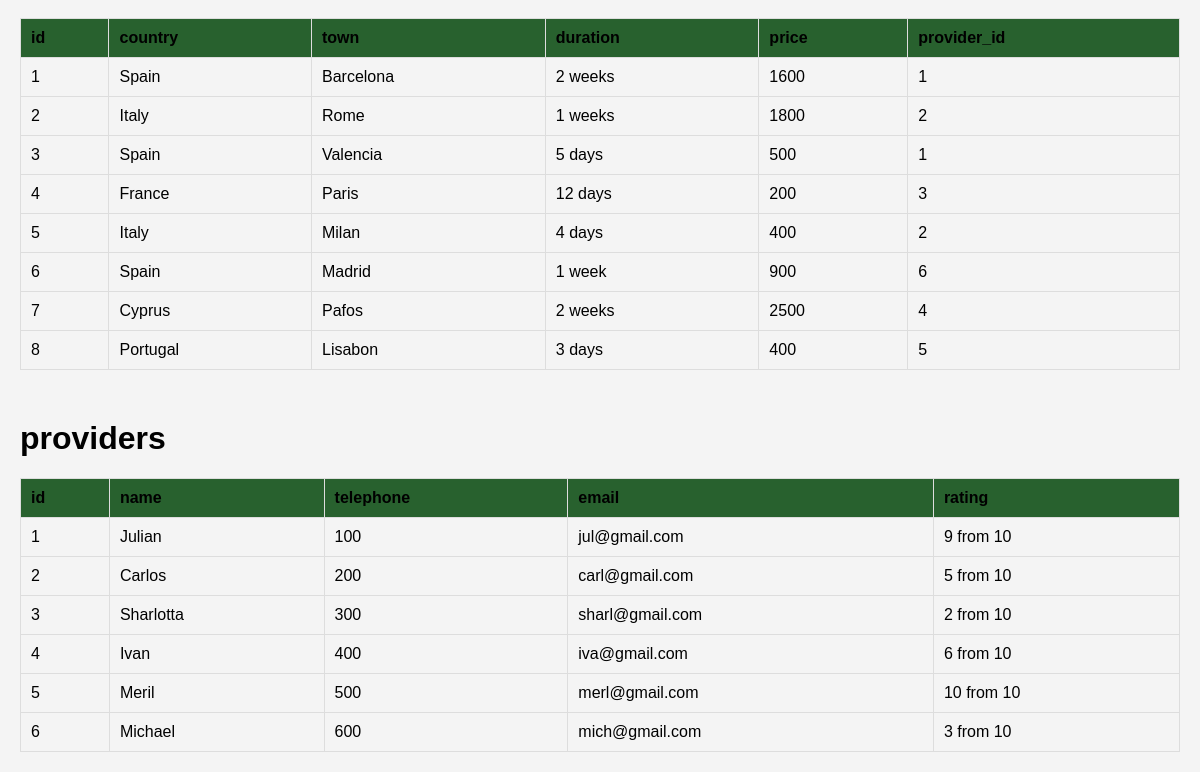
Before: / (lower part) with the older database file.
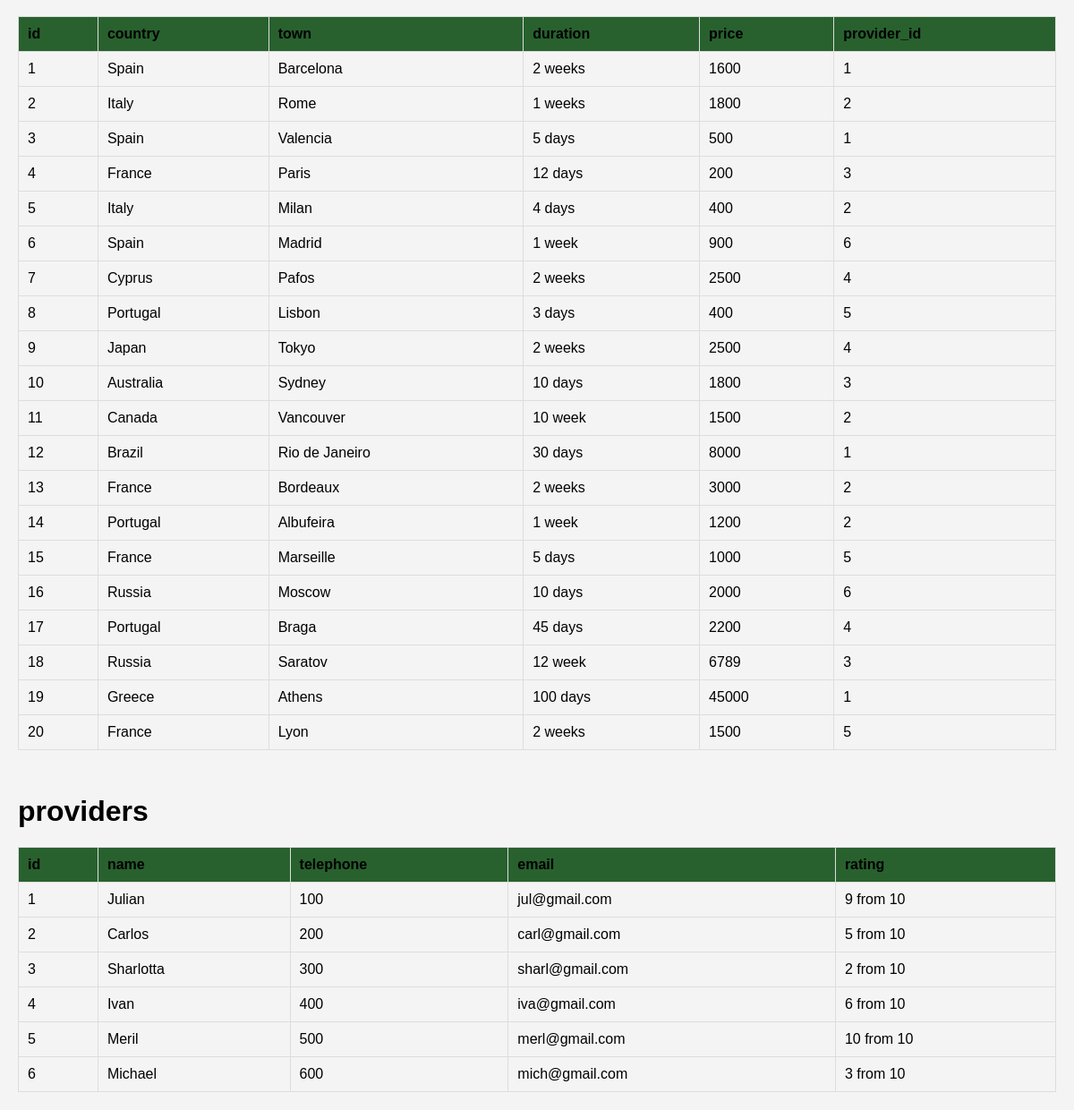
After: the same page with the newer database file.
### tables this page shows
create table tours(
id int AUTO_INCREMENT PRIMARY KEY,
country varchar(45),
town varchar(45),
duration varchar(45),
price float,
provider_id int,
FOREIGN KEY (provider_id) REFERENCES providers(id)
);

create table providers(
id int AUTO_INCREMENT PRIMARY KEY,
name varchar(45),
telephone int,
email varchar(45),
rating varchar(45)
);

### web/models/main_model.php (called while the page is built, shortened)
<?php
function executeQuery($conn, $sql)
    {
        $result = $conn->query($sql);
        if ($result === false) {
            echo "Error: " . $sql . "<br>" . $conn->error;
        } else {
            return $result;
        }
    }
?>

### web/index.php (the view, shortened to what this page needs)
<?php
$servername = "db";
$username = "user";
$password = "123";
$dbname = "tourdb";
$conn = new mysqli($servername, $username, $password, $dbname);
include 'models/main_model.php';
include 'views/main_view.php';
$tables = ['orders', 'user', 'tours', 'providers'];
foreach ($tables as $table) {
    echo "<h1 id='$table'><a name='$table'>$table</a></h1>";
    $sqlSelect = "SELECT * FROM $table";
    $resultSelect = executeQuery($conn, $sqlSelect);
    echo "<table><tr>";
    $headers = array_keys($resultSelect->fetch_assoc());
    foreach ($headers as $header) {
        echo "<th>$header</th>";
    }
    echo "</tr>";
    $resultSelect->data_seek(0);
    while ($row = $resultSelect->fetch_assoc()) {
        echo "<tr>";
        foreach ($row as $value) {
            echo "<td>$value</td>";
        }
        echo "</tr>";
    }
    echo "</table>";
}
?>

### web/views/main_view.php (shortened to what this page needs)
<!DOCTYPE html>
<html lang="en">
<head>
</head>
<body>
    </body>
</html>

### web/views/main_view.php (style rules this page uses)
body { font-family: 'Arial', sans-serif; background-color: #f4f4f4; margin: 20px; }
h1 { color: #333; }
table { width: 100%; border-collapse: collapse; margin-top: 10px; }
th, td { padding: 10px; border: 1px solid #ddd; text-align: left; color: black; }
th { background-color: #28612e; }
h1 { margin-top: 50px; color: black; position: relative; font-weight: bold; }

Changed rows visible on the page:
added tours: id "9", country "Japan", town "Tokyo", duration "2 weeks", price "2500", provider "4"
added tours: id "10", country "Australia", town "Sydney", duration "10 days", price "1800", provider "3"
added tours: id "11", country "Canada", town "Vancouver", duration "10 week", price "1500", provider "2"
added tours: id "12", country "Brazil", town "Rio de Janeiro", duration "30 days", price "8000", provider "1"
added tours: id "13", country "France", town "Bordeaux", duration "2 weeks", price "3000", provider "2"
added tours: id "14", country "Portugal", town "Albufeira", duration "1 week", price "1200", provider "2"
added tours: id "15", country "France", town "Marseille", duration "5 days", price "1000", provider "5"
added tours: id "16", country "Russia", town "Moscow", duration "10 days", price "2000", provider "6"
added tours: id "17", country "Portugal", town "Braga", duration "45 days", price "2200", provider "4"
added tours: id "18", country "Russia", town "Saratov", duration "12 week", price "6789", provider "3"
added tours: id "19", country "Greece", town "Athens", duration "100 days", price "45000", provider "1"
added tours: id "20", country "France", town "Lyon", duration "2 weeks", price "1500", provider "5"
Other visible differences:
list line gone: "Lisabon"
new list line: "Lisbon"
